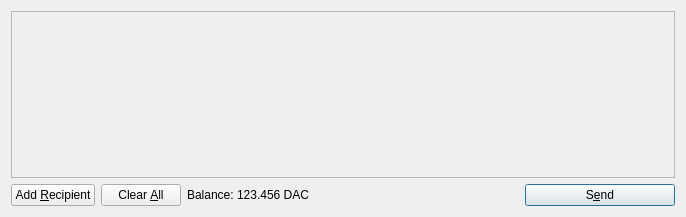
<?xml version="1.0" encoding="UTF-8"?>
<ui version="4.0">
 <class>SendCoinsDialog</class>
 <widget class="QDialog" name="SendCoinsDialog">
  <property name="geometry">
   <rect>
    <x>0</x>
    <y>0</y>
    <width>686</width>
    <height>217</height>
   </rect>
  </property>
  <property name="windowTitle">
   <string>Send Coins</string>
  </property>
  <layout class="QVBoxLayout" name="verticalLayout">
   <item>
    <widget class="QScrollArea" name="scrollArea">
     <property name="widgetResizable">
      <bool>true</bool>
     </property>
     <widget class="QWidget" name="scrollAreaWidgetContents">
      <property name="geometry">
       <rect>
        <x>0</x>
        <y>0</y>
        <width>666</width>
        <height>165</height>
       </rect>
      </property>
      <layout class="QVBoxLayout" name="verticalLayout_2">
       <property name="margin">
        <number>0</number>
       </property>
       <item>
        <layout class="QVBoxLayout" name="entries">
         <property name="spacing">
          <number>6</number>
         </property>
        </layout>
       </item>
       <item>
        <spacer name="verticalSpacer">
         <property name="orientation">
          <enum>Qt::Vertical</enum>
         </property>
         <property name="sizeHint" stdset="0">
          <size>
           <width>20</width>
           <height>40</height>
          </size>
         </property>
        </spacer>
       </item>
      </layout>
     </widget>
    </widget>
   </item>
   <item>
    <layout class="QHBoxLayout" name="horizontalLayout">
     <item>
      <widget class="QPushButton" name="addButton">
       <property name="toolTip">
        <string>Send to multiple recipients at once</string>
       </property>
       <property name="text">
        <string>Add &amp;Recipient</string>
       </property>
       <property name="icon">
        <iconset resource="../bitcoin.qrc">
         <normaloff>:/icons/add</normaloff>:/icons/add</iconset>
       </property>
       <property name="autoDefault">
        <bool>false</bool>
       </property>
      </widget>
     </item>
     <item>
      <widget class="QPushButton" name="clearButton">
       <property name="sizePolicy">
        <sizepolicy hsizetype="Minimum" vsizetype="Fixed">
         <horstretch>0</horstretch>
         <verstretch>0</verstretch>
        </sizepolicy>
       </property>
       <property name="toolTip">
        <string>Remove all transaction fields</string>
       </property>
       <property name="text">
        <string>Clear &amp;All</string>
       </property>
       <property name="icon">
        <iconset resource="../bitcoin.qrc">
         <normaloff>:/icons/remove</normaloff>:/icons/remove</iconset>
       </property>
       <property name="autoRepeatDelay">
        <number>300</number>
       </property>
       <property name="autoDefault">
        <bool>false</bool>
       </property>
      </widget>
     </item>
     <item>
      <layout class="QHBoxLayout" name="horizontalLayout_2">
       <property name="spacing">
        <number>3</number>
       </property>
       <item>
        <widget class="QLabel" name="label">
         <property name="text">
          <string>Balance:</string>
         </property>
        </widget>
       </item>
       <item>
        <widget class="QLabel" name="labelBalance">
         <property name="cursor">
          <cursorShape>IBeamCursor</cursorShape>
         </property>
         <property name="text">
          <string>123.456 DAC</string>
         </property>
         <property name="textInteractionFlags">
          <set>Qt::LinksAccessibleByMouse|Qt::TextSelectableByKeyboard|Qt::TextSelectableByMouse</set>
         </property>
        </widget>
       </item>
      </layout>
     </item>
     <item>
      <spacer name="horizontalSpacer">
       <property name="orientation">
        <enum>Qt::Horizontal</enum>
       </property>
       <property name="sizeHint" stdset="0">
        <size>
         <width>40</width>
         <height>20</height>
        </size>
       </property>
      </spacer>
     </item>
     <item>
      <widget class="QPushButton" name="sendButton">
       <property name="minimumSize">
        <size>
         <width>150</width>
         <height>0</height>
        </size>
       </property>
       <property name="toolTip">
        <string>Confirm the send action</string>
       </property>
       <property name="text">
        <string>S&amp;end</string>
       </property>
       <property name="icon">
        <iconset resource="../bitcoin.qrc">
         <normaloff>:/icons/send</normaloff>:/icons/send</iconset>
       </property>
       <property name="default">
        <bool>true</bool>
       </property>
      </widget>
     </item>
    </layout>
   </item>
  </layout>
 </widget>
 <resources>
  <include location="../bitcoin.qrc"/>
 </resources>
 <connections/>
</ui>
